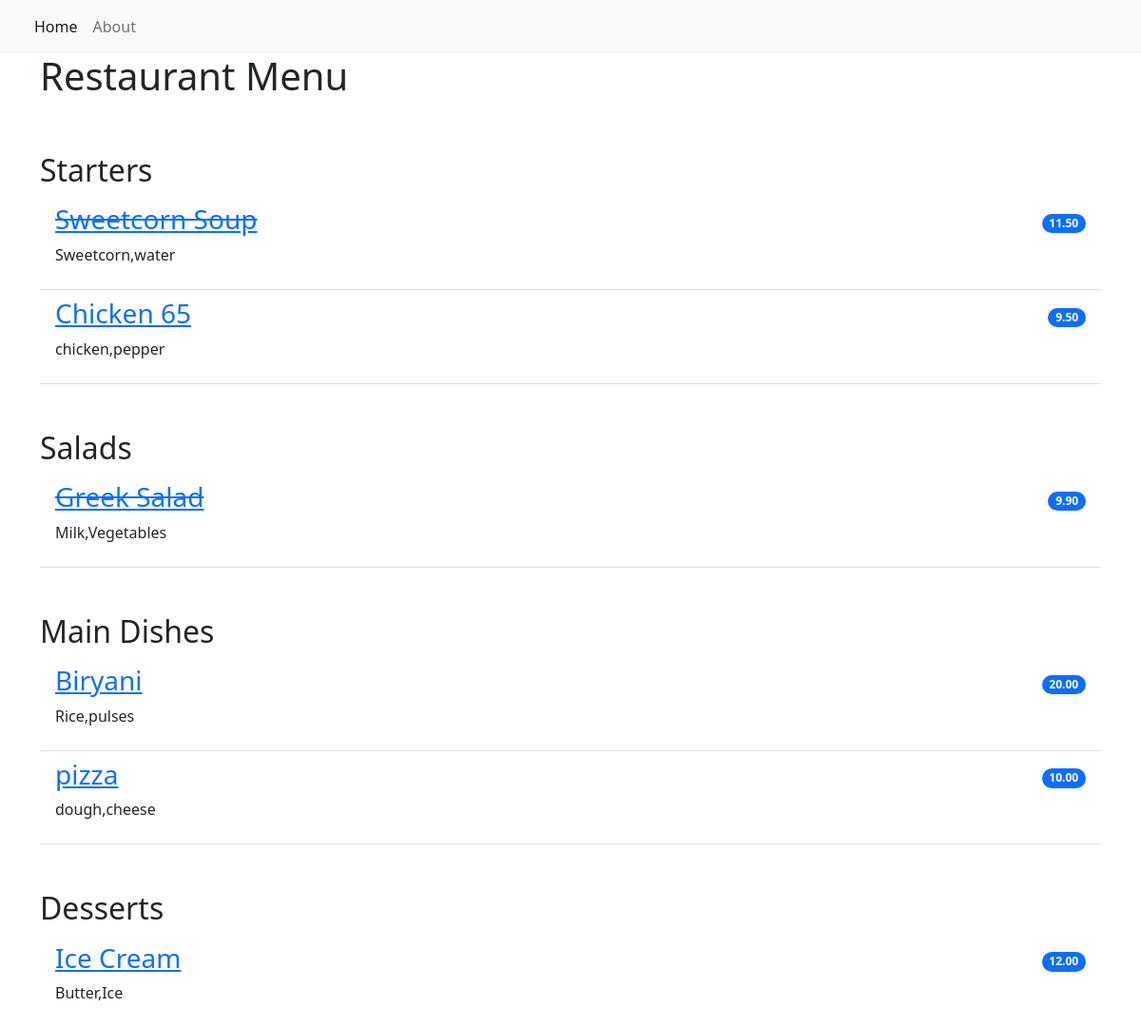
Before: / with the older database file.
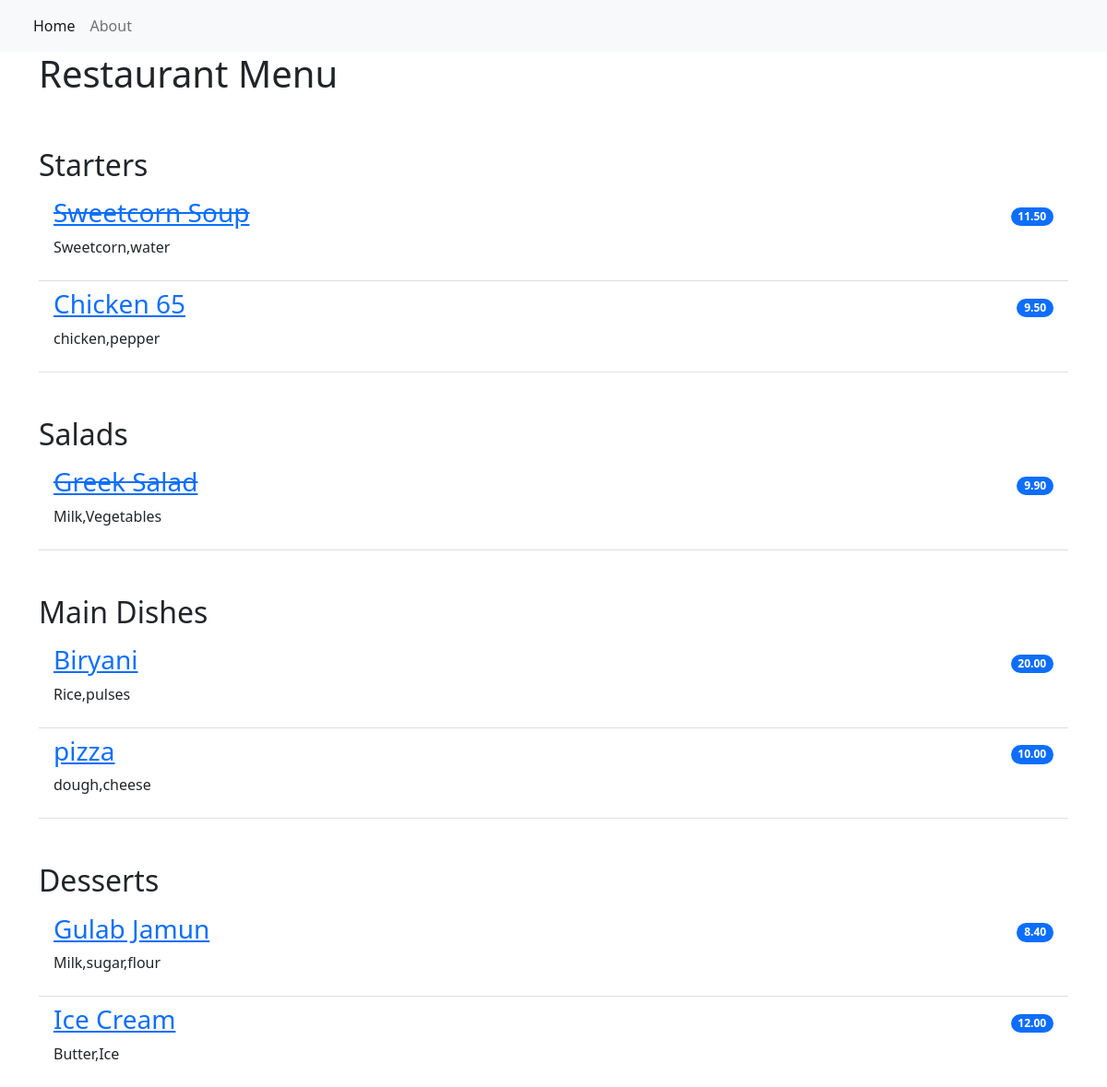
After: the same page with the newer database file.
### restaurant_menu/models.py (models this page shows, shortened)
class Item(models.Model):
    meal=models.CharField(max_length=1000,unique=True)
    description=models.CharField(max_length=2000)
    price=models.DecimalField(max_digits=10,decimal_places=2)
    meal_type=models.CharField(max_length=200,choices=MEAL_TYPE)
    author=models.ForeignKey(User,on_delete=models.PROTECT)
    status=models.IntegerField(choices=STATUS,default=0)
    date_created=models.DateTimeField(auto_now_add=True)
    date_updated=models.DateTimeField(auto_now=True)

### restaurant_menu/views.py (the view)
# urls.py: path('',views.MenuList.as_view(),name='home'),
class MenuList(generic.ListView):
    queryset=Item.objects.order_by("-date_created")
    template_name="index.html"
    def get_context_data(self,**kwargs):
        context=super().get_context_data(**kwargs)
        context["meals"]=MEAL_TYPE
        return context

### restaurant_menu/templates/index.html
{% extends 'base.html' %}
{% block content %}
<div class="container">
    <h1>Restaurant Menu</h1>
        <ul class="list-group list-group-flush">
            {% for meal in meals %}
                <h2 class="pt-5">{{ meal.1 }}</h2>
                    {% for row in item_list %}
                        {% if row.meal_type == meal.0 %}
                            {% if row.status == 0 %}
                            <li class="list-group-item d-flex justify-content-between align-items-center border-0 pb-0">
                                <a href="{% url 'menu_item' row.pk %}"><h3><del>{{ row.meal }}</del></h3></a>
                                <span class="badge bg-primary rounded-pill">{{ row.price }}</span>
                            </li>
                            <li class="list-group-item pt-0">
                                <p>{{ row.description }}</p>
                            </li>
                            {% else %}
                            <li class="list-group-item d-flex justify-content-between align-items-center border-0 pb-0">
                                <a href="{% url 'menu_item' row.pk %}"><h3>{{ row.meal }}</h3></a>
                                <span class="badge bg-primary rounded-pill">{{ row.price }}</span>
                            </li>
                            <li class="list-group-item pt-0">
                                <p>{{ row.description }}</p>
                            </li>
                            {% endif %}
                        {% endif %}
                    {% endfor %}
            {% endfor %}
        </ul>
</div>
{% endblock content %}}

Changed rows visible on the page:
added Item: meal "Gulab Jamun", price "8.40", description "Milk,sugar,flour", shown under "Desserts"
